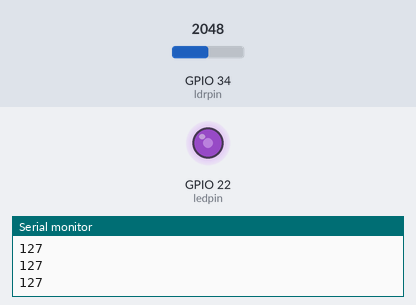
A sketch run on a simulated ESP32. On the bench: output pins drawn as LEDs (lit = HIGH), the last lines printed to the serial monitor. The test bench sets the inputs (shaded band); at power-on: GPIO 34 (ldrpin) = 2048.

Above: at 1.2 s.
1.3 s: GPIO 34 (ldrpin) set to 2866
At 2.4 s:
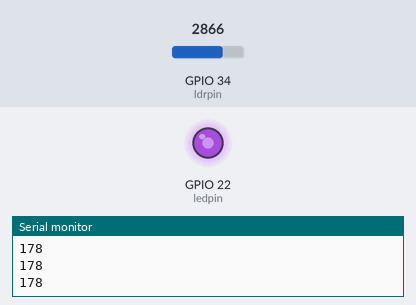
2.8 s: GPIO 34 (ldrpin) set to 3603
At 3.5 s:
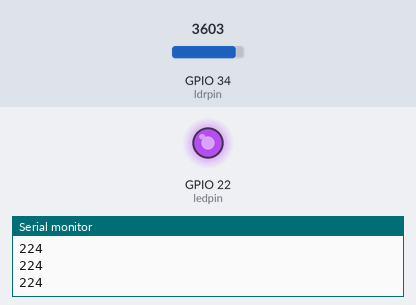
4.3 s: GPIO 34 (ldrpin) set to 491
At 5.5 s:
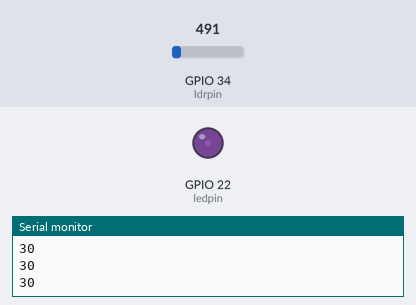
5.8 s: GPIO 34 (ldrpin) set to 0
At 7.0 s:
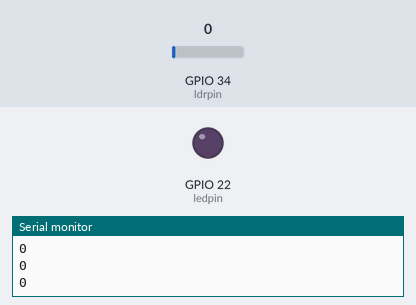
7.3 s: GPIO 34 (ldrpin) set to 2047
At 8.1 s:
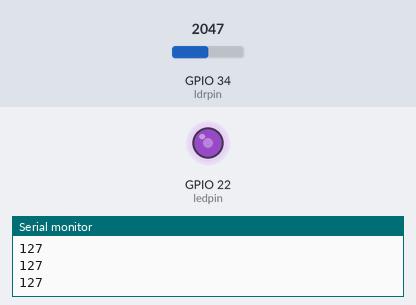
Timing chart, 0 to 9.8 s (numbered marks = the images above; inputs shaded):
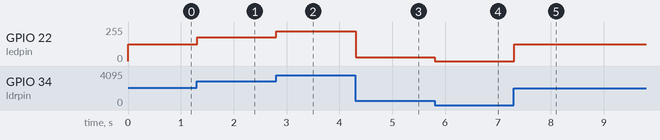

Measured:
- after the input at 1.3 s, GPIO 22 (ledpin): 127/255 → 177/255 at once
- after the input at 2.8 s, GPIO 22 (ledpin): 177/255 → 223/255 at once
- after the input at 4.3 s, GPIO 22 (ledpin): 223/255 → 30/255 at once
- after the input at 5.8 s, GPIO 22 (ledpin): 30/255 → 0/255 at once
- after the input at 7.3 s, GPIO 22 (ledpin): 0/255 → 127/255 at once

The sketch:

ldr_led_brightness.ino
```cpp
const int ldrpin = 34;
const int ledpin = 22;

void setup() {
  pinMode(ldrpin, INPUT);
  pinMode(ledpin, OUTPUT);
  Serial.begin(9600);
  ledcAttach(ledpin,5000,8);
}

void loop() {
  int read = analogRead(ldrpin);
  int pwm  = map(read,0,4095,0,255);

  Serial.println(pwm);
  ledcWrite(ledpin,pwm);

}
```
